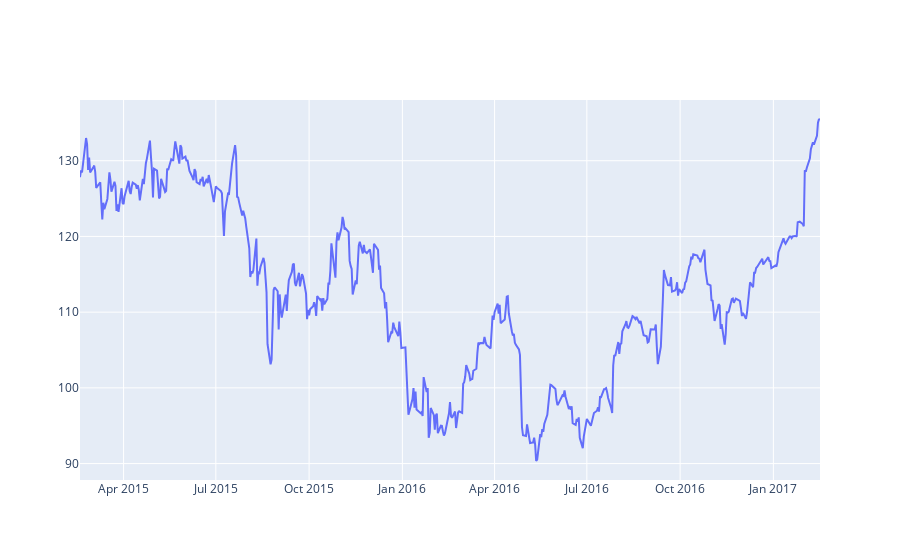

The notebook cell this image was saved under:
### Markdown cell above
### Time Series Plot

### Code cell
import plotly
import plotly.graph_objs as go
import pandas as pd

df = pd.read_csv("https://raw.githubusercontent.com/plotly/datasets/master/finance-charts-apple.csv")

data = [go.Scatter(
          x=df.Date,
          y=df['AAPL.Close'])]

plotly.offline.iplot(data)

### Figure 1 — Plotly figure (JSON) as saved in the notebook; plotly's stock layout.template omitted (floating-point values rounded to 4 significant figures; data arrays with more than 128 entries replaced by an {"elided": "..."} marker saying what was removed)
{"data": [{"type": "scatter", "x": {"elided": "506 str values"}, "y": {"elided": "506 float values"}}], "layout": {}}
